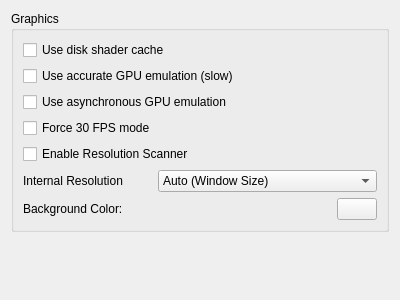
<?xml version="1.0" encoding="UTF-8"?>
<ui version="4.0">
 <class>ConfigureGraphics</class>
 <widget class="QWidget" name="ConfigureGraphics">
  <property name="geometry">
   <rect>
    <x>0</x>
    <y>0</y>
    <width>400</width>
    <height>300</height>
   </rect>
  </property>
  <property name="windowTitle">
   <string>Form</string>
  </property>
  <layout class="QVBoxLayout" name="verticalLayout">
   <item>
    <layout class="QVBoxLayout" name="verticalLayout_3">
     <item>
      <widget class="QGroupBox" name="groupBox">
       <property name="title">
        <string>Graphics</string>
       </property>
       <layout class="QVBoxLayout" name="verticalLayout_2">
        <item>
         <widget class="QCheckBox" name="use_disk_shader_cache">
          <property name="text">
           <string>Use disk shader cache</string>
          </property>
         </widget>
        </item>
        <item>
         <widget class="QCheckBox" name="use_accurate_gpu_emulation">
          <property name="text">
           <string>Use accurate GPU emulation (slow)</string>
          </property>
         </widget>
        </item>
        <item>
         <widget class="QCheckBox" name="use_asynchronous_gpu_emulation">
          <property name="text">
           <string>Use asynchronous GPU emulation</string>
          </property>
         </widget>
        </item>
        <item>
         <widget class="QCheckBox" name="force_30fps_mode">
          <property name="text">
           <string>Force 30 FPS mode</string>
          </property>
         </widget>
        </item>
        <item>
         <widget class="QCheckBox" name="use_resolution_scanner">
          <property name="text">
           <string>Enable Resolution Scanner</string>
          </property>
         </widget>
        </item>
        <item>
         <layout class="QHBoxLayout" name="horizontalLayout">
          <item>
           <widget class="QLabel" name="label">
            <property name="text">
             <string>Internal Resolution</string>
            </property>
           </widget>
          </item>
          <item>
           <widget class="QComboBox" name="resolution_factor_combobox">
            <item>
             <property name="text">
              <string>Auto (Window Size)</string>
             </property>
            </item>
            <item>
             <property name="text">
              <string>Native (1280x720/1920x1080)</string>
             </property>
            </item>
            <item>
             <property name="text">
              <string>2x Native (2560x1440/3840x2160)</string>
             </property>
            </item>
            <item>
             <property name="text">
              <string>3x Native (3840x2160/5760x3240)</string>
             </property>
            </item>
            <item>
             <property name="text">
              <string>4x Native (5120x2880/7680x4320)</string>
             </property>
            </item>
           </widget>
          </item>
         </layout>
        </item>
        <item>
         <layout class="QHBoxLayout" name="horizontalLayout_6">
          <item>
           <widget class="QLabel" name="bg_label">
            <property name="text">
             <string>Background Color:</string>
            </property>
           </widget>
          </item>
          <item>
           <widget class="QPushButton" name="bg_button">
            <property name="maximumSize">
             <size>
              <width>40</width>
              <height>16777215</height>
             </size>
            </property>
           </widget>
          </item>
         </layout>
        </item>
       </layout>
      </widget>
     </item>
    </layout>
   </item>
   <item>
    <spacer name="verticalSpacer">
     <property name="orientation">
      <enum>Qt::Vertical</enum>
     </property>
     <property name="sizeHint" stdset="0">
      <size>
       <width>20</width>
       <height>40</height>
      </size>
     </property>
    </spacer>
   </item>
  </layout>
 </widget>
 <resources/>
 <connections/>
</ui>
